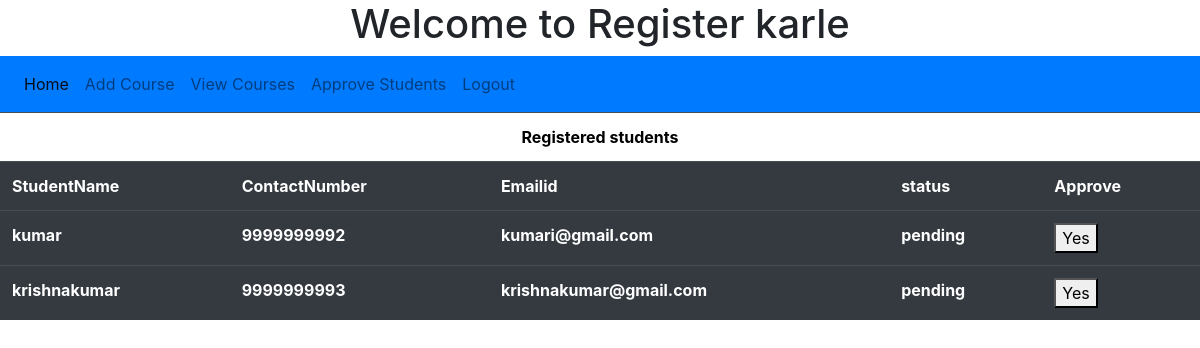
The app's page /approve_students/, older data.
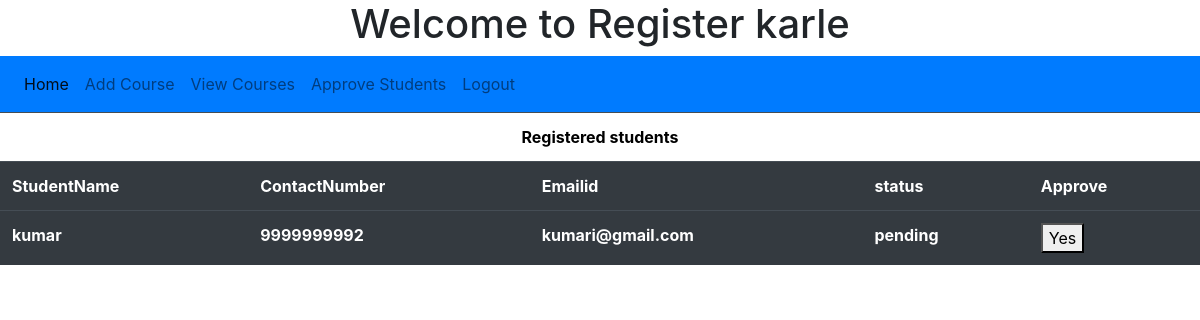
The same page, newer data.
### app6/models.py (models this page shows)
class StudentModel(models.Model):
    idno = models.AutoField(primary_key=True)
    name = models.CharField(max_length=50)
    contactnumber = models.IntegerField(unique=True)
    emailid = models.CharField(unique=True,max_length=100)
    password = models.CharField(max_length=50)
    status = models.CharField(max_length=50,default="pending")

### app6/views.py (the view)
# urls.py: path('approve_students/',views.ApproveStudents.as_view(),name="approve_students"),
class ApproveStudents(ListView):
    template_name = "viewstudents.html"
    model = StudentModel
    fields = "__all__"

### templates/viewstudents.html (shortened to what this page needs)
{% extends 'adminmainmenu.html' %}
{% block commom %}
 <table class="table table-dark">
    <tr><th colspan="6" style="text-align: center;color: black;background-color: white">Registered students</th></tr>
        <tr>
            <th>StudentName</th>
            <th>ContactNumber</th>
            <th>Emailid</th>
            <th>status</th>
            <th>Approve</th>
        </tr>
    {% for x in object_list %}
        {% if x.status == "pending" %}
        <tr>
        <th>{{ x.name }}</th>
            <th>{{ x.contactnumber }}</th>
            <th>{{ x.emailid }}</th>
            <th>{{ x.status }}</th>
            <form action="{% url 'approve' %}" method="get">
                <th><button type="submit">Yes</button></th>
            </form>
{% endif %}
        </tr>
    {% endfor %}
    </table>
{% endblock %}

Row changes from the older to the newer data that the page shows:
removed StudentModel: name "krishnakumar", contactnumber "9999999993", emailid "krishnakumar@gmail.com", status "pending"
